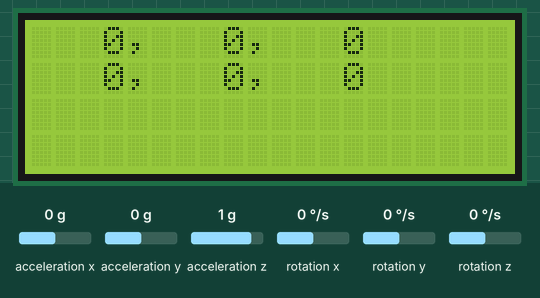
Simulated run of this sketch. Board: Arduino Uno, built with avr-gcc and run on an emulated ATmega328P. Parts: 20×4 character LCD. The test bench sets the inputs (shaded band); at power-on: acceleration x 0 g, acceleration y 0 g, rotation z 0 °/s, rotation x 0 °/s, acceleration z 1 g, rotation y 0 °/s. What the sketch prints to the serial monitor is not drawn.

Above: at 1.2 s.
1.3 s: acceleration x set to -1.4 g
At 1.5 s:
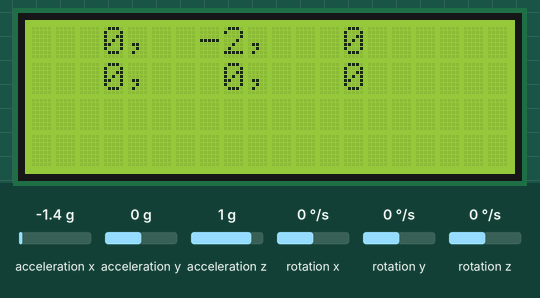
2.8 s: acceleration y set to -0.8 g
At 3.3 s:
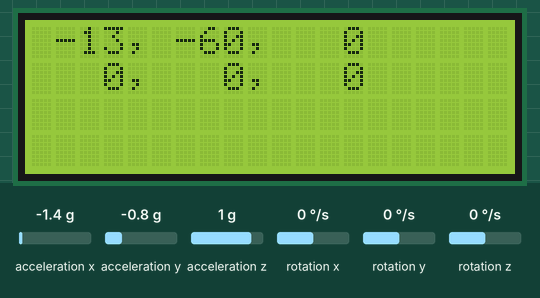
4.6 s: rotation z set to 12 °/s
At 4.89 s:
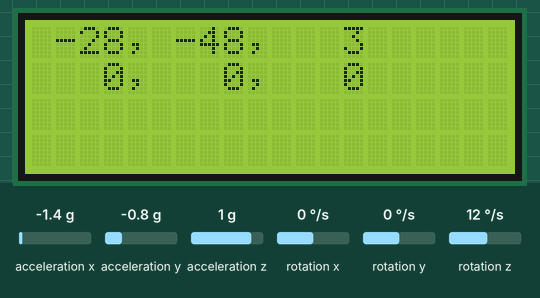
6.2 s: rotation z set to -192 °/s
At 6.99 s:
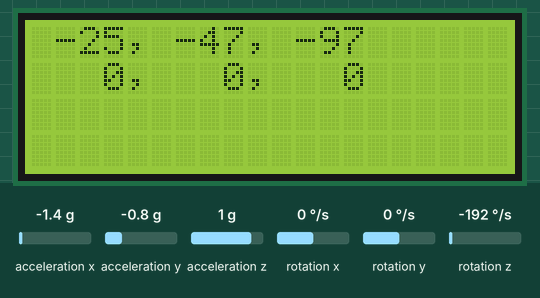
8.0 s: rotation x set to 100 °/s
At 8.58 s:
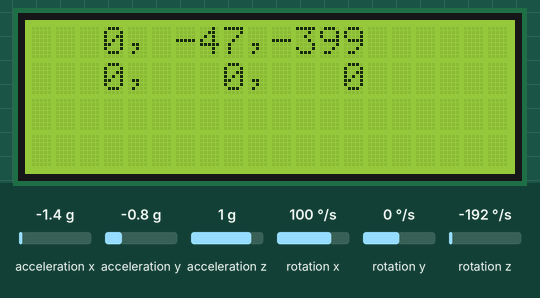
9.6 s: acceleration z set to 0 g
At 9.88 s:
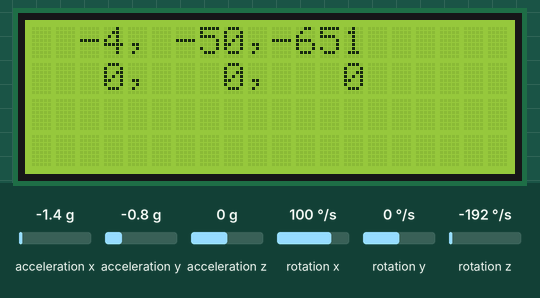
Timing chart, 0 to 12.2 s (numbered marks = the images above; inputs shaded):
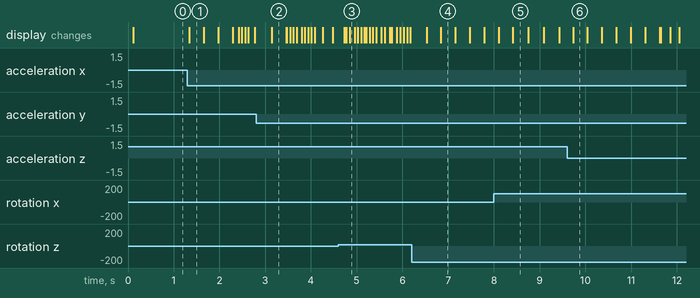

Measured:
- after the input at 1.3 s, the display: changes at once (image 1)

The sketch:

MPU6050_GY25.ino
```cpp
// I2C device class (I2Cdev) demonstration Arduino sketch for MPU6050 class
// 10/7/2011 by Jeff Rowberg <jeff@rowberg.net>
// Updates should (hopefully) always be available at https://github.com/jrowberg/i2cdevlib
//
// Changelog:
//      2013-05-08 - added multiple output formats
//                 - added seamless Fastwire support
//      2011-10-07 - initial release

/* ============================================
I2Cdev device library code is placed under the MIT license
Copyright (c) 2011 Jeff Rowberg

Permission is hereby granted, free of charge, to any person obtaining a copy
of this software and associated documentation files (the "Software"), to deal
in the Software without restriction, including without limitation the rights
to use, copy, modify, merge, publish, distribute, sublicense, and/or sell
copies of the Software, and to permit persons to whom the Software is
furnished to do so, subject to the following conditions:

The above copyright notice and this permission notice shall be included in
all copies or substantial portions of the Software.

THE SOFTWARE IS PROVIDED "AS IS", WITHOUT WARRANTY OF ANY KIND, EXPRESS OR
IMPLIED, INCLUDING BUT NOT LIMITED TO THE WARRANTIES OF MERCHANTABILITY,
FITNESS FOR A PARTICULAR PURPOSE AND NONINFRINGEMENT. IN NO EVENT SHALL THE
AUTHORS OR COPYRIGHT HOLDERS BE LIABLE FOR ANY CLAIM, DAMAGES OR OTHER
LIABILITY, WHETHER IN AN ACTION OF CONTRACT, TORT OR OTHERWISE, ARISING FROM,
OUT OF OR IN CONNECTION WITH THE SOFTWARE OR THE USE OR OTHER DEALINGS IN
THE SOFTWARE.
===============================================
*/

// I2Cdev and MPU6050 must be installed as libraries, or else the .cpp/.h files
// for both classes must be in the include path of your project
#include "I2Cdev.h"
#include "MPU6050.h"

// Arduino Wire library is required if I2Cdev I2CDEV_ARDUINO_WIRE implementation
// is used in I2Cdev.h
#if I2CDEV_IMPLEMENTATION == I2CDEV_ARDUINO_WIRE
#include "Wire.h"
#endif

#include <Wire.h>
#include <LiquidCrystal_I2C.h>
#include "KalmanFilter.h"

#include <SoftwareSerial.h>

SoftwareSerial gySerial(2, 3); // RX, TX

LiquidCrystal_I2C lcd(0x27, 20, 4); // set the LCD address to 0x27 for a 16 chars and 2 line display

// class default I2C address is 0x68
// specific I2C addresses may be passed as a parameter here
// AD0 low = 0x68 (default for InvenSense evaluation board)
// AD0 high = 0x69
MPU6050 mpu;
// MPU6050 accelgyro(0x69); // <-- use for AD0 high
// MPU6050 accelgyro(0x68, &Wire1); // <-- use for AD0 low, but 2nd Wire (TWI/I2C) object

int16_t ax, ay, az;
int16_t gx, gy, gz;

// uncomment "OUTPUT_READABLE_ACCELGYRO" if you want to see a tab-separated
// list of the accel X/Y/Z and then gyro X/Y/Z values in decimal. Easy to read,
// not so easy to parse, and slow(er) over UART.
#define OUTPUT_READABLE_ACCELGYRO

// uncomment "OUTPUT_BINARY_ACCELGYRO" to send all 6 axes of data as 16-bit
// binary, one right after the other. This is very fast (as fast as possible
// without compression or data loss), and easy to parse, but impossible to read
// for a human.
// #define OUTPUT_BINARY_ACCELGYRO

#define LED_PIN 13
bool blinkState = false;
byte c0[8] = {
    B01110,
    B01010,
    B11111,
    B10101,
    B11111,
    B10101,
    B11111,
    B10101};
byte c1[8] = {
    B00100,
    B11111,
    B10110,
    B11111,
    B10110,
    B11111,
    B10110,
    B11001};
byte c3[8] = {
    B10100,
    B01111,
    B00110,
    B11111,
    B00110,
    B01111,
    B11100,
    B01001};

KalmanFilter kalmanX(0.001, 0.003, 0.03), kalmanY(0.001, 0.003, 0.03), kalmanZ(0.001, 0.003, 0.03);
float angleX = 0, angleY = 0, angleZ = 0;

float prevTime;
int dd = 0;

float Roll, Pitch, Yaw;
unsigned char buff[8], counter = 0;
bool imu_updated = false;

void setup()
{
  Wire.begin();
  Serial.begin(9600);

  gySerial.begin(9600);
  // 将GY-25设置
  gySerial.write(0xA5);
  gySerial.write(0x52);
  delay(10);

  mpu.initialize();
  if (!mpu.testConnection())
  {
    Serial.println("MPU6050 connection failed");
    while (1)
      ;
  }
  lcd.init(); // initialize the lcd
              //  lcd.init();
  lcd.backlight();

  prevTime = millis();
}

void loop()
{
  dd++;
  mpu.getMotion6(&ax, &ay, &az, &gx, &gy, &gz);
  float dt = (millis() - prevTime) / 1000.0;
  prevTime = millis();

  // 将原始数据转换为物理单位
  float accelX = ax / 16384.0;
  float accelY = ay / 16384.0;
  float accelZ = az / 16384.0;
  float gyroX = gx / 131.0;
  float gyroY = gy / 131.0;
  float gyroZ = gz / 131.0;

  // 假设 100Hz 采样率，时间间隔为 0.01 秒
  // float dt = 0.001;

  // 使用加速度计数据计算 X 方向的角度
  float accelAngleX = atan(accelY / sqrt(accelX * accelX + accelZ * accelZ)) * 180 / PI;
  float accelAngleY = atan(accelX / sqrt(accelY * accelY + accelZ * accelZ)) * 180 / PI;
  float accelAngleZ = angleZ + gyroZ * dt;
  // atan(sqrt(accelY * accelY + accelX * accelX) / accelZ) * 180 / PI;

  // 使用卡尔曼滤波器计算 X 方向的角度
  angleX = kalmanX.getAngle(accelAngleX, gyroX, dt);
  angleY = kalmanY.getAngle(accelAngleY, gyroY, dt);
  angleZ = kalmanZ.getAngle(accelAngleZ, gyroZ, dt);

  // 请求GY-25角度数据
  // gySerial.write(0xA5);
  // gySerial.write(0x51);
  // delay(20);

  // 读取GY-25数据
  readGYAngle();

  Serial.print(angleX);
  Serial.print(",");
  Serial.print(angleY);
  Serial.print(",");
  Serial.print(angleZ);
  Serial.print(',');
  Serial.print(Pitch);
  Serial.print(",");
  Serial.print(Roll);
  Serial.print(",");
  Serial.println(Yaw);

  // if(dd>10){

  // lcd.clear();
  char line1[17];
  lcd.setCursor(0, 0);
  sprintf(line1, "%4d,%4d,%4d", (int)angleX, (int)angleY, (int)angleZ);
  lcd.print(line1);

  lcd.setCursor(0, 1);
  sprintf(line1, "%4d,%4d,%4d", (int)Pitch, (int)Roll, (int)Yaw);
  lcd.print(line1);

  dd = 0;
  //}

  // delay(10);
}

bool readGYAngle()
{
  while (gySerial.available())
  {
    buff[counter] = (unsigned char)gySerial.read();
    if (counter == 0 && buff[0] != 0xAA)
      while (gySerial.read() != 0xAA)
        ;
    counter++;
    if (counter == 8) // package is complete
    {
      counter = 0;
      if (buff[0] == 0xAA && buff[7] == 0x55) // data package is correct
      {
        Yaw = (int16_t)(buff[1] << 8 | buff[2]) / 100.00;
        Pitch = (int16_t)(buff[3] << 8 | buff[4]) / 100.00;
        Roll = (int16_t)(buff[5] << 8 | buff[6]) / 100.00;
        // return true;
      }
    }
  } // End of while
  // return false;
}
```

KalmanFilter.cpp
```cpp
#include "KalmanFilter.h"

KalmanFilter::KalmanFilter(float Q_angle, float Q_bias, float R_measure) {
    this->Q_angle = Q_angle;
    this->Q_bias = Q_bias;
    this->R_measure = R_measure;

    angle = 0;
    bias = 0;
    P[0][0] = 0;
    P[0][1] = 0;
    P[1][0] = 0;
    P[1][1] = 0;
}

void KalmanFilter::setAngle(float angle) {
    this->angle = angle;
}

float KalmanFilter::getAngle(float newAngle, float newRate, float dt) {
    // 预测阶段
    float rate = newRate - bias;
    angle += dt * rate;

    P[0][0] += dt * (dt * P[1][1] - P[0][1] - P[1][0] + Q_angle);
    P[0][1] -= dt * P[1][1];
    P[1][0] -= dt * P[1][1];
    P[1][1] += Q_bias * dt;

    // 更新阶段
    float S = P[0][0] + R_measure;
    float K[2];
    K[0] = P[0][0] / S;
    K[1] = P[1][0] / S;

    float y = newAngle - angle;
    angle += K[0] * y;
    bias += K[1] * y;

    float P00_temp = P[0][0];
    float P01_temp = P[0][1];

    P[0][0] -= K[0] * P00_temp;
    P[0][1] -= K[0] * P01_temp;
    P[1][0] -= K[1] * P00_temp;
    P[1][1] -= K[1] * P01_temp;

    return angle;
}
```

KalmanFilter.h
```cpp
#ifndef KALMANFILTER_H
#define KALMANFILTER_H

class KalmanFilter {
public:
    KalmanFilter(float Q_angle, float Q_bias, float R_measure);
    void setAngle(float angle); // 初始化角度
    float getAngle(float newAngle, float newRate, float dt);

private:
    float Q_angle; // 过程噪声协方差（角度）
    float Q_bias;  // 过程噪声协方差（偏差）
    float R_measure; // 测量噪声协方差

    float angle; // 滤波器计算得到的角度
    float bias;  // 偏差估计
    float P[2][2]; // 误差协方差矩阵
};

#endif
```
